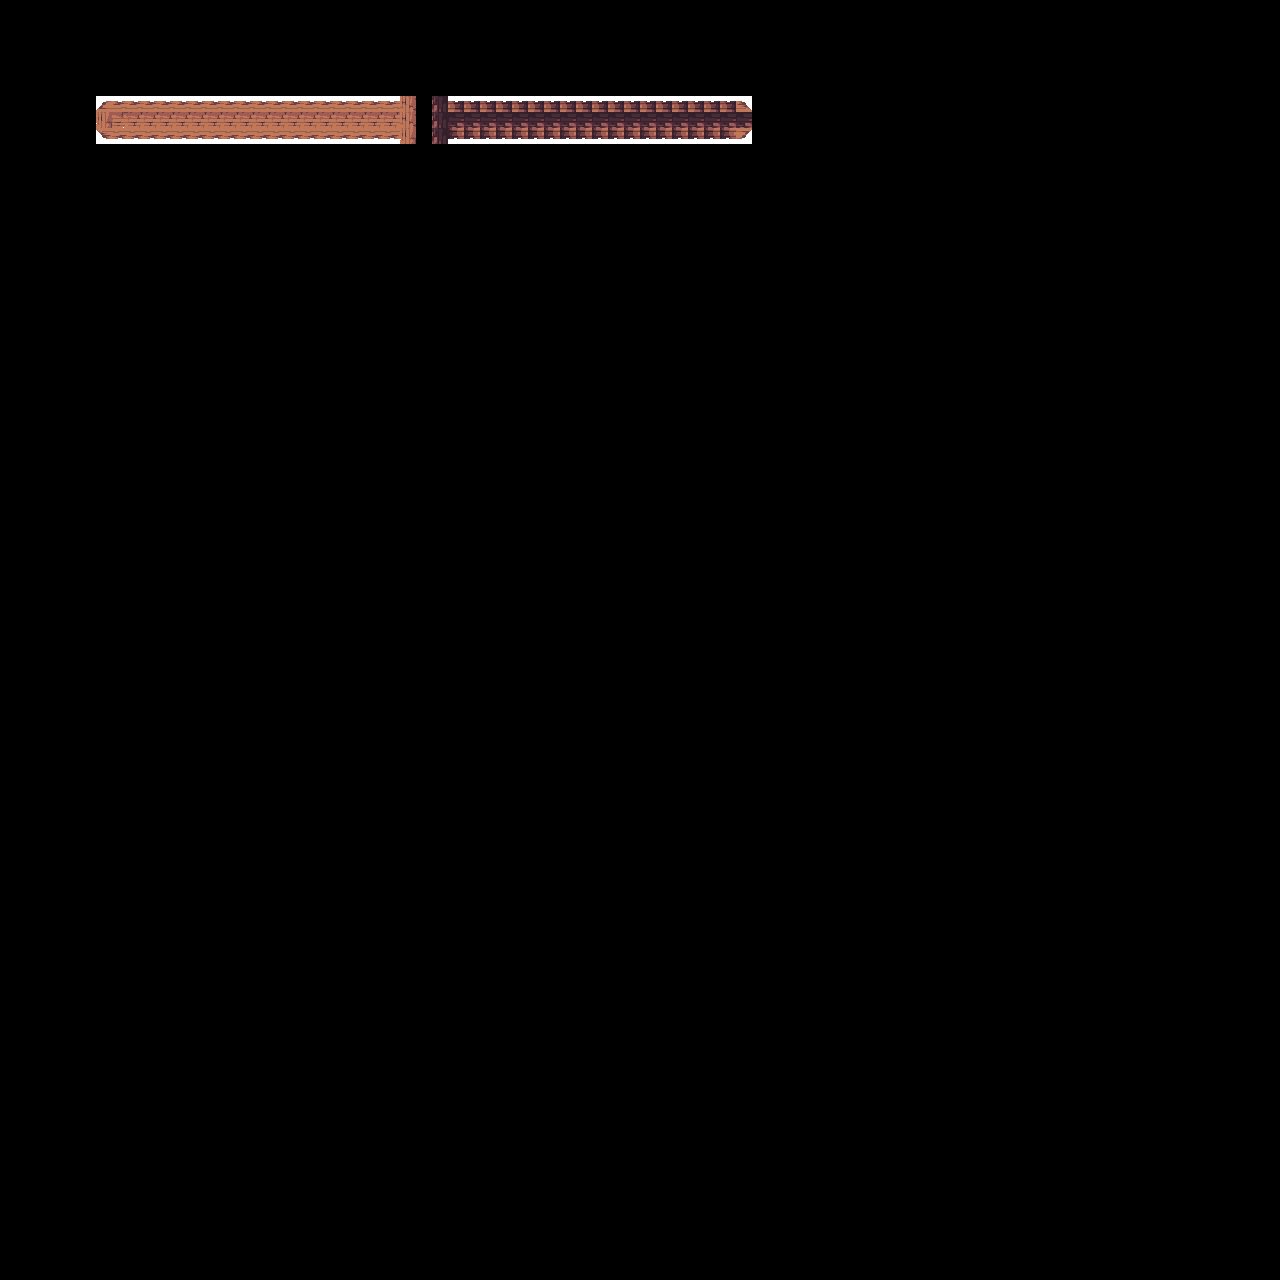

This is a level from a 2D game, rendered from its Tiled map with the project's own tilesets. A one-line summary and the map file follow, with tile-layer data summarised:
An orthogonal 80x80 tile map with 16x16 px tiles, 3 tile layers (regions, input_background, output_background).

<map version="1.10" tiledversion="1.10.1" orientation="orthogonal" renderorder="right-down" width="80" height="80" tilewidth="16" tileheight="16" infinite="0" nextlayerid="4" nextobjectid="1">
 <tileset firstgid="1" source="tiles.tsx" />
 <layer id="1" name="regions" width="80" height="80">
  <data>[6400 cells, 120 non-empty, 20 distinct tile ids]</data>
 </layer>
 <layer id="2" name="input_background" width="80" height="80">
  <data>[6400 cells, 8 non-empty, 5 distinct tile ids]</data>
 </layer>
 <layer id="3" name="output_background" width="80" height="80">
  <data>[6400 cells, 113 non-empty, 8 distinct tile ids]</data>
 </layer>
</map>
